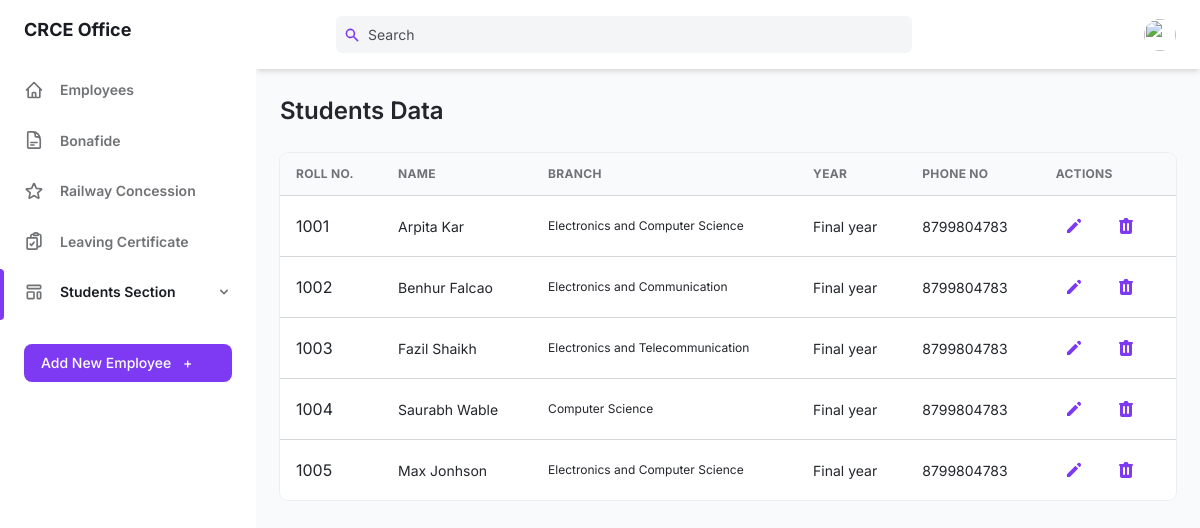
Screenshot of /teacher-portal/office/all-student-office.php with the database file from the repository.
### tables this page shows
CREATE TABLE IF NOT EXISTS `student` (
  `s_id` int NOT NULL AUTO_INCREMENT,
  `branch` varchar(100) NOT NULL,
  `first_name` varchar(100) NOT NULL,
  `last_name` varchar(100) NOT NULL,
  `mother_name` varchar(100) NOT NULL,
  `religion` varchar(100) NOT NULL,
  `gender` varchar(100) NOT NULL,
  `dob` varchar(100) NOT NULL,
  `pob` varchar(100) NOT NULL,
  `s_email` varchar(100) NOT NULL,
  `s_pwd` varchar(100) NOT NULL,
  `phone` varchar(100) NOT NULL,
  `year` varchar(100) NOT NULL,
  `home_stn` varchar(100) NOT NULL,
  `age` varchar(100) NOT NULL,
  `ila` varchar(100) NOT NULL,
  `doa` varchar(100) NOT NULL,
  `reason` varchar(100) NOT NULL,
  `remark` varchar(100) NOT NULL,
  PRIMARY KEY (`s_id`)
);

### teacher-portal/office/all-student-office.php (the view, shortened to what this page needs)
<!DOCTYPE html>
<html :class="{ 'theme-dark': dark }" x-data="data()" lang="en">
	<head>
		<link rel="stylesheet" href="./assets/css/tailwind.output.css" />
		<link rel="stylesheet" href="https://cdnjs.cloudflare.com/ajax/libs/Chart.js/2.9.3/Chart.min.css"/>
	</head>
	<body>
		<?php
			$conn = mysqli_connect("localhost", "root", "", "crce") or die(mysqli_error($conn));
			$query = "SELECT * FROM student";
			$data = mysqli_query($conn, $query);
		?>
		<div class="flex h-screen bg-gray-50 dark:bg-gray-900" :class="{ 'overflow-hidden': isSideMenuOpen }">
				<aside  class="z-20 hidden w-64 overflow-y-auto bg-white dark:bg-gray-800 md:block flex-shrink-0">
					<div class="py-4 text-gray-500 dark:text-gray-400">
						<a class="ml-6 text-lg font-bold text-gray-800 dark:text-gray-200" href="office-home.php">
							CRCE Office
						</a>
						<ul class="mt-6">
                            <li class="relative px-6 py-3">
								<a class="inline-flex items-center w-full text-sm font-semibold transition-colors duration-150 hover:text-gray-800 dark:hover:text-gray-200"
								    href="office-home.php">
                                    <span class="ml-4">
                                       Employees
                                    </span>
								</a>
							</li>
                            <li class="relative px-6 py-3">
								<a class="inline-flex items-center w-full text-sm font-semibold transition-colors duration-150 hover:text-gray-800 dark:hover:text-gray-200"
								    href="office-bonafide.php">
                                    <span class="ml-4">
                                        Bonafide
                                    </span>
								</a>
							</li>
                            <li class="relative px-6 py-3">
								<a class="inline-flex items-center w-full text-sm font-semibold transition-colors duration-150 hover:text-gray-800 dark:hover:text-gray-200"
								    href="office-train.php">
                                    <span class="ml-4">
                                        Railway Concession
                                    </span>
								</a>
							</li>
                            <li class="relative px-6 py-3">
								<a class="inline-flex items-center w-full text-sm font-semibold transition-colors duration-150 hover:text-gray-800 dark:hover:text-gray-200"
								    href="office-lc.php">
                                    <span class="ml-4">
                                        Leaving Certificate
                                    </span>
								</a>
							</li>
                        </ul>
                        <ul>
                            <li class="relative px-6 py-3">
                                <span class="absolute inset-y-0 left-0 w-1 bg-purple-600 rounded-tr-lg rounded-br-lg" aria-hidden="true"></span>
                                <button class="inline-flex items-center justify-between w-full text-sm font-semibold transition-colors duration-150 hover:text-gray-800 dark:hover:text-gray-200" @click="togglePagesMenu" aria-haspopup="true" >
                                    <span class="inline-flex items-center">
                                        <span class="ml-4">
                                            <a class="inline-flex items-center w-full text-sm font-semibold text-gray-800 transition-colors duration-150 hover:text-gray-800 dark:hover:text-gray-200 dark:text-gray-100">
                                                Students Section
                                            </a>
                                        </span>
                                    </span>
                                    <svg class="w-4 h-4" aria-hidden="true" fill="currentColor" viewBox="0 0 20 20">
                                        <path fill-rule="evenodd" d="M5.293 7.293a1 1 0 011.414 0L10 10.586l3.293-3.293a1 1 0 111.414 1.414l-4 4a1 1 0 01-1.414 0l-4-4a1 1 0 010-1.414z" clip-rule="evenodd"></path>
                                    </svg>
                                </button>
                            </li>
                        </ul>
						<div class="px-6 my-6">
							<button class="flex items-center justify-between w-full px-4 py-2 text-sm font-medium leading-5 text-white transition-colors duration-150 bg-purple-600 border border-transparent rounded-lg active:bg-purple-600 hover:bg-purple-700 focus:outline-none focus:shadow-outline-purple" >
								<a href="add-employee-office.php">
									Add New Employee <span class="ml-2" aria-hidden="true">+</span>
								</a>
							</button>
						</div>
					</div>
				</aside>
			<div class="flex flex-col flex-1 w-full">
				<header class="z-10 py-4 bg-white shadow-md dark:bg-gray-800">
                    <div class="container flex items-center justify-between h-full px-6 mx-auto text-purple-600 dark:text-purple-300">
                            <div class="search flex justify-center flex-1 lg:mr-32">
                                <div class="relative w-full max-w-xl mr-6 focus-within:text-purple-500">
                                    <div class="absolute inset-y-0 flex items-center pl-2">
                                        <svg class="w-4 h-4" aria-hidden="true" fill="currentColor" viewBox="0 0 20 20">
                                        <path
                                            fill-rule="evenodd"
                                            d="M8 4a4 4 0 100 8 4 4 0 000-8zM2 8a6 6 0 1110.89 3.476l4.817 4.817a1 1 0 01-1.414 1.414l-4.816-4.816A6 6 0 012 8z"
                                            clip-rule="evenodd"
                                        ></path>
                                        </svg>
                                    </div>
                                    <input
                                        class="searchTerm cd-search table-filter w-full pl-8 pr-2 text-sm text-gray-700 placeholder-gray-600 bg-gray-100 border-0 rounded-md dark:placeholder-gray-500 dark:focus:shadow-outline-gray dark:focus:placeholder-gray-600 dark:bg-gray-700 dark:text-gray-200 focus:placeholder-gray-500 focus:bg-white focus:border-purple-300 focus:outline-none focus:shadow-outline-purple form-input"
                                        type="text"
                                        placeholder="Search"
                                        aria-label="Search"
                                        id="myInput"
                                        onkeyup="myFunction()"
                                        data-table="order-table"
                                    />
                                </div>
                            </div>
                        <ul class="flex items-center flex-shrink-0 space-x-6">
                            <li class="relative">
                            <button
                                class="align-middle rounded-full focus:shadow-outline-purple focus:outline-none"
                                @click="toggleProfileMenu"
                                @keydown.escape="closeProfileMenu"
                                aria-label="Account"
                                aria-haspopup="true"
                            >
                                <img
                                class="object-cover w-8 h-8 rounded-full"
                                src="https://images.unsplash.com/photo-1502378735452-bc7d86632805?ixlib=rb-0.3.5&q=80&fm=jpg&crop=entropy&cs=tinysrgb&w=200&fit=max&s=aa3a807e1bbdfd4364d1f449eaa96d82"
                                alt=""
                                aria-hidden="true"
                                />
                            </button>
                            </li>
                        </ul>
                    </div>
				</header>
				<main class="h-full pb-16 overflow-y-auto">
					<div class="container grid px-6 mx-auto">
					<h2 class="my-6 text-2xl font-semibold text-gray-700 dark:text-gray-200"> Students Data</h2>
						<div class="w-full overflow-hidden rounded-lg shadow-xs">
							<div class="w-full overflow-x-auto">
								<table class="order-table w-full whitespace-no-wrap">
								<thead>
									<tr class="text-xs font-semibold tracking-wide text-left text-gray-500 uppercase border-b dark:border-gray-700 bg-gray-50 dark:text-gray-400 dark:bg-gray-800">
									<th class="px-4 py-3">Roll No.</th>
									<th class="px-4 py-3">Name</th>
									<th class="px-4 py-3">Branch</th>
									<th class="px-4 py-3">Year</th>
									<th class="px-4 py-3">Phone No</th>
									<th class="px-4 py-3">Actions</th>
									</tr>
								</thead>
								<tbody class="bg-white divide-y dark:divide-gray-700 dark:bg-gray-800">
									<?php
										while($result = mysqli_fetch_assoc($data))
										{
											echo"
												<tr class='text-gray-700 dark:text-gray-400'>
													<td class='px-4 py-3'>".$result['s_id']."</td>
													<td class='px-4 py-3 text-sm'>".$result['first_name']." ".$result['last_name']."</td>
													<td class='px-4 py-3 text-xs'>".$result['branch']."</td>
													<td class='px-4 py-3 text-sm'>".$result['year']."</td>
													<td class='px-4 py-3 text-sm'>".$result['phone']."</td>
													<td class='px-4 py-3'>
														<div class='flex items-center space-x-4 text-sm'>
															<button class='flex items-center justify-between px-2 py-2 text-sm font-medium leading-5 text-purple-600 rounded-lg dark:text-gray-400 focus:outline-none focus:shadow-outline-gray' aria-label='Edit'>
																<a href='UpdateStudentData.php?rollno=$result[s_id]&name=$result[first_name]'>
																	<svg class='w-5 h-5' aria-hidden='true' fill='currentColor' viewBox='0 0 20 20'>
																		<path d='M13.586 3.586a2 2 0 112.828 2.828l-.793.793-2.828-2.828.793-.793zM11.379 5.793L3 14.172V17h2.828l8.38-8.379-2.83-2.828z'></path>
																	</svg>
																</a>
															</button>
															<button class='flex items-center justify-between px-2 py-2 text-sm font-medium leading-5 text-purple-600 rounded-lg dark:text-gray-400 focus:outline-none focus:shadow-outline-gray' aria-label='Delete'>
																<svg class='w-5 h-5' aria-hidden='true' fill='currentColor' viewBox='0 0 20 20'>
																<path fill-rule='evenodd' d='M9 2a1 1 0 00-.894.553L7.382 4H4a1 1 0 000 2v10a2 2 0 002 2h8a2 2 0 002-2V6a1 1 0 100-2h-3.382l-.724-1.447A1 1 0 0011 2H9zM7 8a1 1 0 012 0v6a1 1 0 11-2 0V8zm5-1a1 1 0 00-1 1v6a1 1 0 102 0V8a1 1 0 00-1-1z' clip-rule='evenodd'></path>
																</svg>
															</button>
														</div>
													</td>
												</tr>";
										}
									?>
								</tbody>
								</table>
							</div>
						</div>
					</div>
				</main>
      		</div>
    	</div>
	</body>
</html>

### rows the page displays
student: s_id "1001", first_name "Arpita", last_name "Kar", branch "Electronics and Computer Science", year "Final year", phone "8799804783"
student: s_id "1002", first_name "Benhur", last_name "Falcao", branch "Electronics and Communication", year "Final year", phone "8799804783"
student: s_id "1003", first_name "Fazil", last_name "Shaikh", branch "Electronics and Telecommunication", year "Final year", phone "8799804783"
student: s_id "1004", first_name "Saurabh", last_name "Wable", branch "Computer Science", year "Final year", phone "8799804783"
student: s_id "1005", first_name "Max", last_name "Jonhson", branch "Electronics and Computer Science", year "Final year", phone "8799804783"
